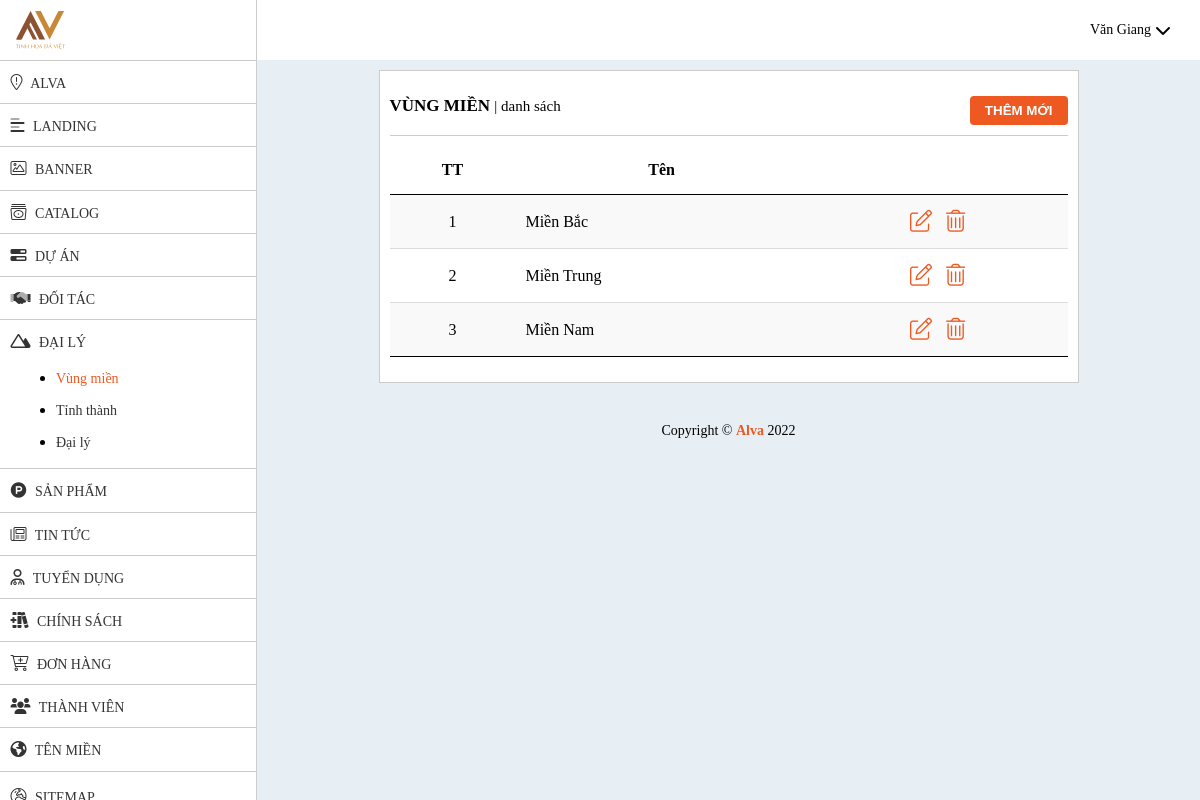
Screenshot of /admin-new/vung-mien (signed in) with the database file from the repository.
### tables this page shows
CREATE TABLE `vungmien` (
  `id` int(11) NOT NULL,
  `ten` text DEFAULT NULL,
  `slug` text DEFAULT NULL
);

### admin-new/route/route.php (called while the page is built, shortened)
<?php
	require_once "model/Query.php";
	$query = new Query();
?>

### admin-new/model/Data.php (called while the page is built, shortened)
<?php
class Data{
	public function __construct()
    {
    	try
    	{
		    $this->con=new PDO("mysql:host=localhost;dbname=titanstone;charset=utf8", "root", "");
		}
		catch (Exception $e)
		{
		    echo '<h1 style="text-align:center">Connect fail!</h1>';
		}
    }
}
?>

### admin-new/model/Query.php (called while the page is built, shortened)
<?php
	require_once "Data.php";
	class Query extends Data{
		public function DanhSach($table, $fields=[], $condition=[], $sorts=[], $limits=[], $forms=[])
		{
			$query_string = '';
			$arr_forms = [];
			if(!empty($fields))
			{
				$str_fields = implode(",", $fields);
	        	$query_string .= 'SELECT '.$str_fields.' FROM '.$table;
			}
			else
			{
				$query_string .= 'SELECT * FROM '.$table;
			}
			$sql=$this->con->prepare($query_string);
			$sql->execute($arr_forms);
	        return $sql->fetchAll(PDO::FETCH_OBJ);
		}
	}
?>

### admin-new/view/vung-mien/list.php (the view, shortened to what this page needs)
<?php
    $fields = [];
    $sorts = [];
    $limits = [];
    $condition = [];
    $forms = [];
    $search = [];
    $data_list = $query->DanhSach("vungmien", $fields, $condition, $sorts, $limits, $forms, $search);
?>
<div class="blog small">
	<div class="bread">
		<h1>Vùng miền <span>| danh sách</span></h1>
		<div class="button"><button><a href="them-vung-mien">Thêm mới</a></button></div>
	</div>
	<table class="table" style="width:100%">
        <thead>
            <tr>
                <th>TT</th>
                <th>Tên</th>
                <th></th>
            </tr>
        </thead>
        <tbody>
            <?php
            $thutu = 1;
            foreach ($data_list as $key => $value)
            {
                ?>
                <tr>
                    <td class="can-giua"><?=$thutu?></td>
                    <td><?=$value->ten?></td>
                    <td class="can-giua">
                        <a href="sua-vung-mien?id=<?=$value->id?>"><i class="fal fa-edit"></i></a>
                        <a onClick="return confirm('Are you sure?')" href="xoa-vung-mien?id=<?=$value->id?>"><i class="fal fa-trash-alt"></i></a>
                    </td>
                </tr>
                <?php
                $thutu ++;
            }
            ?>
        </tbody>
    </table>
</div>

### admin-new/public/css/style.css (style rules this page uses)
@media all and (min-width: 0) { * { margin:0;padding:0;box-sizing:border-box } }
@media all and (min-width: 0) { body { font-family:"Samsung";background-color:#e8eff4 } }
@media all and (min-width: 0) { .content-wrap .blog { width:calc(100% - 20px);background-color:#FFF;margin:10px auto;border:1px solid #CCC;padding:25px 10px } }
@media all and (min-width: 0) { .content-wrap .bread { border-bottom:1px solid #CCC;padding-bottom:10px;margin-bottom:10px } }
@media all and (min-width: 0) { .content-wrap .bread h1 { float:left;font-size:17px;text-transform:uppercase;font-weight:bold } }
@media all and (min-width: 0) { .content-wrap .bread h1 span { font-size:15px;font-weight:normal;text-transform:lowercase } }
@media all and (min-width: 0) { .content-wrap .bread div.button { float:right;position:relative;display:flex } }
@media all and (min-width: 0) { .content-wrap .bread div.button button { background-color:#ee5922;border:none;padding:7px 15px;border-radius:4px;margin-left:15px } }
@media all and (min-width: 0) { .content-wrap .bread div.button button:first-child { margin-left:0 } }
@media all and (min-width: 0) { .content-wrap .bread div.button button a { text-decoration:none;color:#FFF;font-weight:bold;text-transform:uppercase } }
@media all and (min-width: 0) { .content-wrap .table { width:100%;border-spacing:0px } }
@media all and (min-width: 0) { .content-wrap .table thead tr th { border-bottom:1px solid #000;padding:15px 10px;background-color:#FFF } }
@media all and (min-width: 0) { .content-wrap .table tbody tr:nth-child(2n+1) { background:#f9f9f9;border-bottom:1px solid #ddd } }
@media all and (min-width: 0) { .content-wrap .table tbody tr:last-child td { border-bottom:1px solid #000 } }
@media all and (min-width: 0) { .content-wrap .table tbody tr td { border-bottom:1px solid #ddd;padding:15px 10px } }
@media all and (min-width: 0) { .content-wrap .table tbody tr td.can-giua { text-align:center } }
@media all and (min-width: 0) { .content-wrap .table tbody tr td i { font-size:22px;margin:0 5px;color:#ee5922 } }
@media all and (min-width: 996px) { .content-wrap .blog.small { width:700px } }

### rows the page displays
vungmien: ten "Miền Bắc"
vungmien: ten "Miền Trung"
vungmien: ten "Miền Nam"

### other values shown
$__FULLNAME__ "Văn Giang"
__NAME__ "ALVA"
__NAME__ "Alva"
